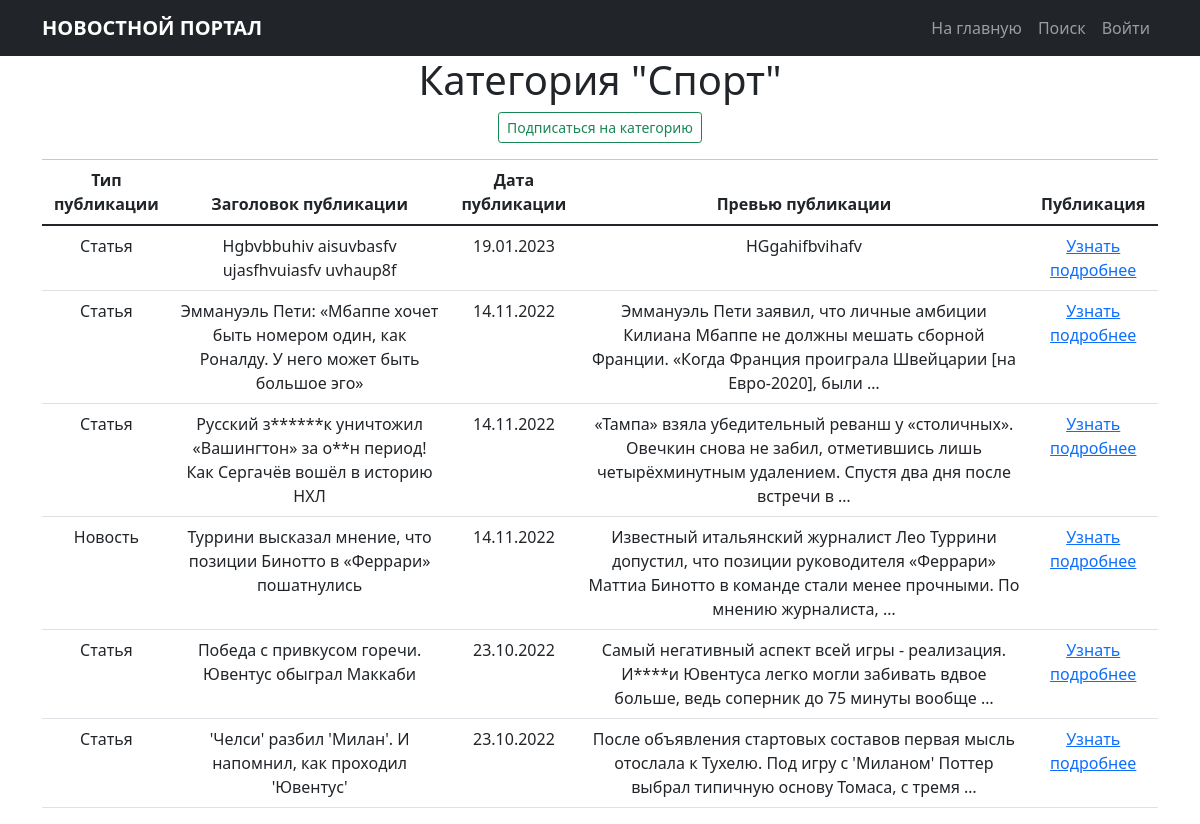
Before: /news/categories/1 with the older database file.
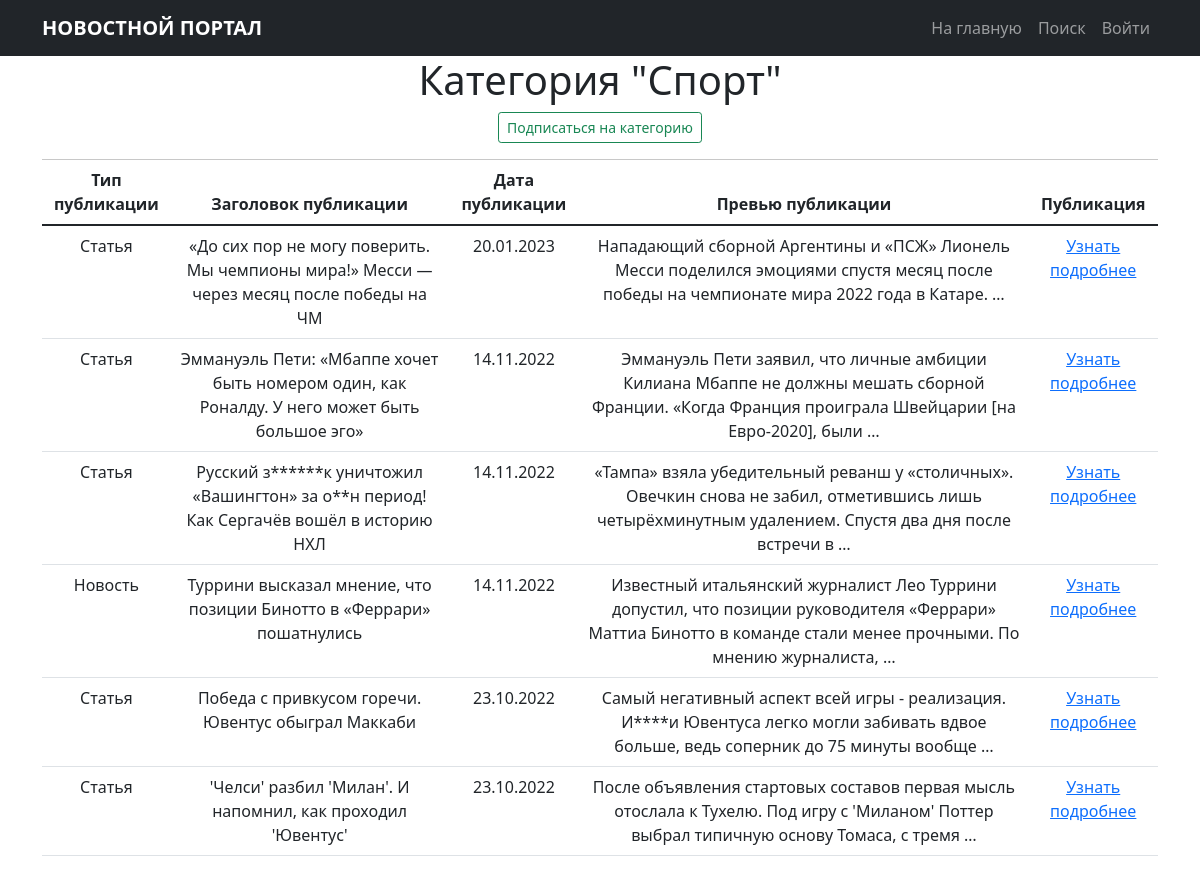
After: the same page with the newer database file.
### news/models.py (models this page shows, shortened)
class Post(models.Model):
    posts = 'PT'
    news = 'NS'
    TYPES = [
        (posts, 'Статья'),
        (news, 'Новость')
    ]
    postsOrNews = models.CharField(max_length=2,
                                   choices=TYPES,
                                   default=posts)
    timeIn = models.DateTimeField(auto_now_add=True)
    header = models.CharField(max_length=128)
    text = models.TextField()
    rating = models.IntegerField(default=0)
    postAuthor = models.ForeignKey(Author,
                                   on_delete=models.CASCADE)
    postCategories = models.ManyToManyField(Category,
                                            through='PostCategory')

### news/views.py (the view)
# urls.py: path('categories/<int:pk>', CategoryListView.as_view(), name='category_list'),
class CategoryListView(ListView):
    model = Post
    template_name = 'category_list.html'
    context_object_name = 'category_news_list'
    def get_queryset(self):
        self.postCategories = get_object_or_404(Category, id=self.kwargs['pk'])
        queryset = Post.objects.filter(postCategories=self.postCategories).order_by('-timeIn')
        return queryset
    def get_context_data(self, **kwargs):
        context = super().get_context_data(**kwargs)
        context['is_not_subscriber'] = self.request.user not in self.postCategories.subscribers.all()
        context['category'] = self.postCategories
        return context

### news/models.py (called while the page is built)
    def __str__(self):
        return f'{self.categories}'

### templates/category_list.html (shortened to what this page needs)
{% extends 'flatpages/default.html' %}
{% load custom_filter %}
{% load custom_tags %}
{% block content %}
    <h1 class="text-center">Категория "{{ category }}"</h1>
    {% if is_not_subscriber %}
        <p class="text-center">
            <a href="{% url 'subscribe_unsubscribe' category.id %}" class="btn btn-outline-success btn-sm">
            Подписаться на категорию</a>
        </p>
    {% endif %}
    <div class="line"></div>
        {% if category_news_list %}
        <table class="table">
            <thead>
                <tr>
                    <th scope="col">Тип публикации</th>
                    <th scope="col">Заголовок публикации</th>
                    <th scope="col">Дата публикации</th>
                    <th scope="col">Превью публикации</th>
                    <th scope="col">Публикация</th>
                </tr>
            </thead>
            <tbody>
            {% for post in category_news_list %}
                <tr>
                    <td>{{ post.get_postsOrNews_display }}</td>
                    <td>{{ post.header|censor }}</td>
                    <td>{{ post.timeIn|date:'d.m.Y'}}</td>
                    <td>{{ post.text|truncatewords:20|censor }}</td>
                    <td><a href="{% url 'news_detail' post.id %}">Узнать подробнее</a></td>
                </tr>
            {% endfor %}
            </tbody>
        </table>
    {% else %}
        <h2>Публикации отсутствуют</h2>
    {% endif %}
{% endblock content %}

Changed rows visible on the page:
removed Post: postsOrNews "Статья", header|censor "Hgbvbbuhiv aisuvbasfv ujasfhvuiasfv uvhaup8f", timeIn "19.01.2023", text|censor "HGgahifbvihafv"
added Post: postsOrNews "Статья", header|censor "«До сих пор не могу поверить. Мы чемпионы мира!» Месси — через месяц после победы на ЧМ", timeIn "20.01.2023", text|censor "Нападающий сборной Аргентины и «ПСЖ» Лионель Месси поделился эмоциями спустя месяц после победы на чемпионате мира 2022 года в Катаре. …"
